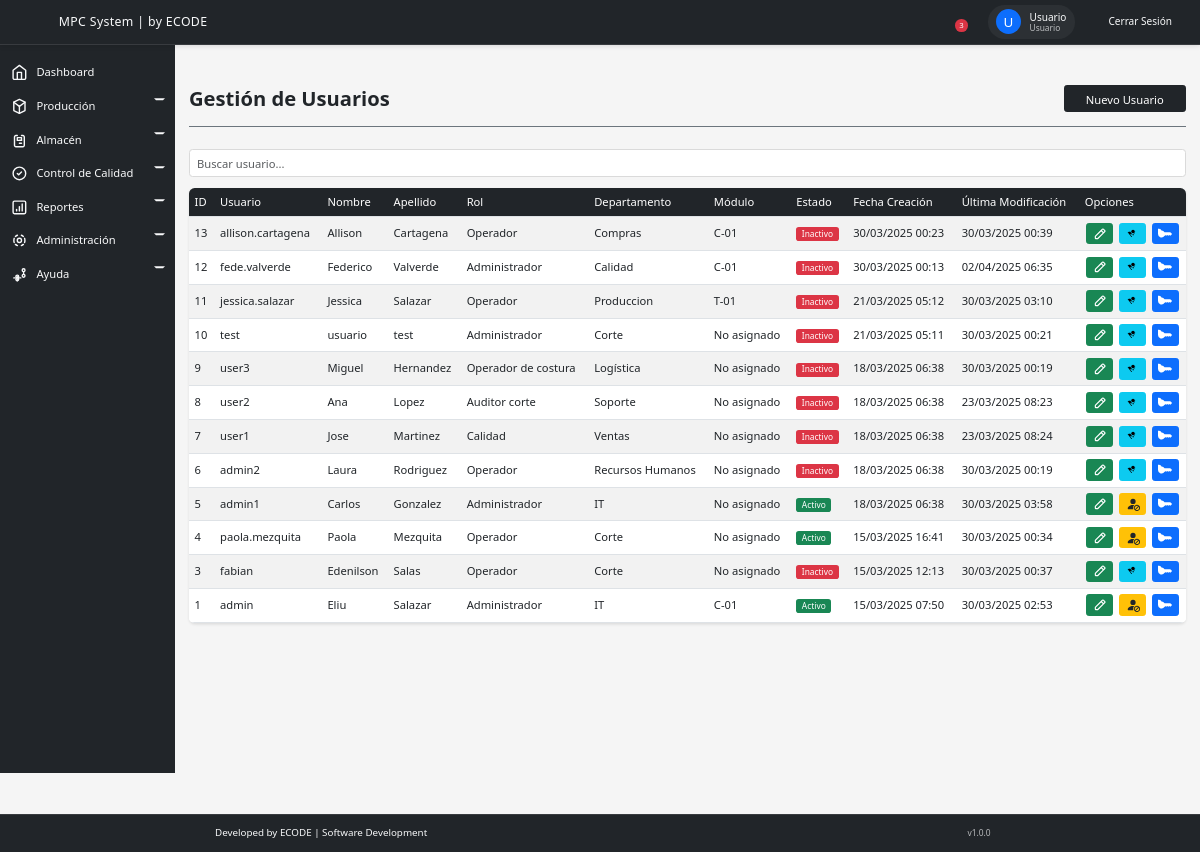
/views/usuarios.php (signed in), run on the app's committed database.
### tables this page shows
CREATE TABLE `usuarios` (
  `id` int(11) NOT NULL,
  `usuario_alias` varchar(25) NOT NULL,
  `usuario_nombre` varchar(25) NOT NULL,
  `usuario_apellido` varchar(25) NOT NULL,
  `usuario_password` varchar(255) NOT NULL,
  `usuario_rol_id` int(11) NOT NULL,
  `usuario_departamento` varchar(25) DEFAULT NULL,
  `estado` enum('Activo','Inactivo') DEFAULT 'Activo',
  `usuario_creacion` timestamp NOT NULL DEFAULT current_timestamp(),
  `usuario_modificacion` timestamp NOT NULL DEFAULT current_timestamp() ON UPDATE current_timestamp(),
  `usuario_modulo_id` int(11) DEFAULT NULL
);

CREATE TABLE `roles` (
  `id` int(11) NOT NULL,
  `rol_nombre` varchar(25) NOT NULL,
  `rol_descripcion` text DEFAULT NULL,
  `estado` enum('Activo','Inactivo') DEFAULT 'Activo'
);

CREATE TABLE `modulos` (
  `id` int(11) NOT NULL,
  `modulo_codigo` varchar(10) NOT NULL COMMENT 'Código del módulo (ej: C-01, T-01)',
  `modulo_tipo` enum('Costura','Corte') NOT NULL COMMENT 'Tipo de módulo',
  `modulo_descripcion` text DEFAULT NULL COMMENT 'Descripción o notas sobre el módulo',
  `modulo_estado` enum('Activo','Inactivo') NOT NULL DEFAULT 'Activo',
  `modulo_creacion` timestamp NOT NULL DEFAULT current_timestamp(),
  `modulo_modificacion` timestamp NOT NULL DEFAULT current_timestamp() ON UPDATE current_timestamp()
);

### models/Usuario.php (called while the page is built, shortened)
<?php
class Usuario {
    private $conn;
    private $table_name = "usuarios";
    public function __construct() {
        require_once __DIR__ . '/../config/Database.php';
        $database = new Database();
        $this->conn = $database->getConnection();
    }
    public function getAll() {
        $query = "SELECT
                    u.id,
                    u.usuario_alias as usuario_alias,
                    u.usuario_nombre,
                    u.usuario_apellido,
                    u.usuario_departamento,
                    u.usuario_rol_id,
                    u.usuario_modulo_id,
                    r.rol_nombre,
                    m.modulo_codigo,
                    u.estado,
                    u.usuario_creacion,
                    u.usuario_modificacion
                FROM " . $this->table_name . " u
                LEFT JOIN roles r ON u.usuario_rol_id = r.id
                LEFT JOIN modulos m ON u.usuario_modulo_id = m.id
                ORDER BY u.id DESC";
        $stmt = $this->conn->prepare($query);
        $stmt->execute();
        return $stmt->fetchAll(PDO::FETCH_ASSOC);
    }
}
?>

### config/database.php (called while the page is built, shortened)
<?php
class Database {
    private $host = "localhost";
    private $database_name = "minlex_elsalvador";
    private $username = "root";
    private $password = "";
    private $port = 3306;
    public function getConnection() {
        $this->conn = null;
        try {
            try {
                $this->conn = new PDO(
                    "mysql:unix_socket=/opt/lampp/var/mysql/mysql.sock;dbname=" . $this->database_name,
                    $this->username,
                    $this->password
                );
            } catch (PDOException $e) {
                $this->conn = new PDO(
                    "mysql:host=" . $this->host . ";port=" . $this->port . ";dbname=" . $this->database_name,
                    $this->username,
                    $this->password
                );
            }
            $this->conn->setAttribute(PDO::ATTR_ERRMODE, PDO::ERRMODE_EXCEPTION);
            $this->conn->setAttribute(PDO::ATTR_DEFAULT_FETCH_MODE, PDO::FETCH_ASSOC);
            $this->conn->exec("SET NAMES utf8");
            return $this->conn;
        } catch (PDOException $exception) {
            error_log("Error de conexión a la base de datos: " . $exception->getMessage());
            throw new Exception("Error de conexión a la base de datos. Por favor verifica que XAMPP esté corriendo.");
        }
    }
}
?>

### controllers/UsuarioController.php (called while the page is built, shortened)
<?php
require_once __DIR__ . '/../models/Usuario.php';
class UsuarioController {
    private $usuario;
    public function __construct() {
        $this->usuario = new Usuario();
    }
    public function getUsuarios() {
        try {
            return $this->usuario->getAll();
        } catch (Exception $e) {
            error_log("Error al obtener usuarios: " . $e->getMessage());
            return null;
        }
    }
}

### views/usuarios.php (the view, shortened to what this page needs)
<?php
require_once '../controllers/UsuarioController.php';
$usuarioController = new UsuarioController();
$usuarios = $usuarioController->getUsuarios();
?>
<!DOCTYPE html>
<html lang="es">
<head>
    <link href="https://cdn.jsdelivr.net/npm/bootstrap@5.3.0/dist/css/bootstrap.min.css" rel="stylesheet">
    <link rel="stylesheet" href="../css/style_main.css">
</head>
<body>
    <?php include '../components/menu_lateral.php'; ?>
    <main>
        <div style="width: 100%;" class="border-bottom border-secondary titulo-vista">
            <h1><strong>Gestión de Usuarios</strong></h1><br>
            <button type="button" class="btn btn-dark" data-bs-toggle="modal" data-bs-target="#newUserModal">
                Nuevo Usuario
            </button>
        </div>
        <div class="filtrar">
            <input type="text" id="searchInput" class="form-control" placeholder="Buscar usuario...">
        </div>
        <div class="table table-responsive">
            <table class="table table-striped table-hover" style="width: 100%;">
                <thead>
                    <tr>
                        <th>ID</th>
                        <th>Usuario</th>
                        <th>Nombre</th>
                        <th>Apellido</th>
                        <th>Rol</th>
                        <th>Departamento</th>
                        <th>Módulo</th>
                        <th>Estado</th>
                        <th>Fecha Creación</th>
                        <th>Última Modificación</th>
                        <th>Opciones</th>
                    </tr>
                </thead>
                <tbody>
                    <?php foreach ($usuarios as $usuario): ?>
                    <tr>
                        <td><?php echo htmlspecialchars($usuario['id']); ?></td>
                        <td><?php echo htmlspecialchars($usuario['usuario_alias']); ?></td>
                        <td><?php echo htmlspecialchars($usuario['usuario_nombre']); ?></td>
                        <td><?php echo htmlspecialchars($usuario['usuario_apellido']); ?></td>
                        <td><?php echo htmlspecialchars($usuario['rol_nombre']); ?></td>
                        <td><?php echo htmlspecialchars($usuario['usuario_departamento']); ?></td>
                        <td><?php echo htmlspecialchars($usuario['modulo_codigo'] ?? 'No asignado'); ?></td>
                        <td>
                            <span class="badge <?php echo $usuario['estado'] === 'Activo' ? 'bg-success' : 'bg-danger'; ?>">
                                <?php echo htmlspecialchars($usuario['estado']); ?>
                            </span>
                        </td>
                        <td><?php echo date('d/m/Y H:i', strtotime($usuario['usuario_creacion'])); ?></td>
                        <td><?php echo date('d/m/Y H:i', strtotime($usuario['usuario_modificacion'])); ?></td>
                        <td>
                            <button type="button" class="btn btn-success edit-user"
                                    data-id="<?php echo $usuario['id']; ?>"
                                    data-alias="<?php echo htmlspecialchars($usuario['usuario_alias']); ?>"
                                    data-nombre="<?php echo htmlspecialchars($usuario['usuario_nombre']); ?>"
                                    data-apellido="<?php echo htmlspecialchars($usuario['usuario_apellido']); ?>"
                                    data-rol="<?php echo htmlspecialchars($usuario['usuario_rol_id']); ?>"
                                    data-estado="<?php echo htmlspecialchars($usuario['estado']); ?>"
                                    data-departamento="<?php echo htmlspecialchars($usuario['usuario_departamento']); ?>"
                                    data-ultima-modificacion="<?php echo date('d/m/Y H:i', strtotime($usuario['usuario_modificacion'])); ?>"
                                    data-bs-toggle="modal" data-bs-target="#editUserModal">
                            </button>
                            <button type="button" class="btn <?php echo $usuario['estado'] === 'Activo' ? 'btn-warning' : 'btn-info'; ?> toggle-status"
                                    data-id="<?php echo $usuario['id']; ?>"
                                    data-nombre="<?php echo htmlspecialchars($usuario['usuario_nombre'] . ' ' . $usuario['usuario_apellido']); ?>"
                                    data-estado="<?php echo htmlspecialchars($usuario['estado']); ?>"
                                    data-departamento="<?php echo htmlspecialchars($usuario['usuario_departamento']); ?>">
                            </button>
                            <button type="button" class="btn btn-primary change-password"
                                    data-id="<?php echo $usuario['id']; ?>"
                                    data-nombre="<?php echo htmlspecialchars($usuario['usuario_nombre'] . ' ' . $usuario['usuario_apellido']); ?>"
                                    data-bs-toggle="modal" data-bs-target="#changePasswordModal">
                            </button>
                        </td>
                    </tr>
                    <?php endforeach; ?>
                </tbody>
            </table>
        </div>
    </main>
</body>
<?php include '../components/footer.php'; ?>
</html>

### css/style_main.css (style rules this page uses)
:root { --sidebar-width: 250px; --header-height: 60px; --primary-color: #212529; --secondary-color: #6c757d; --success-color: #198754; --warning-color: #ffc107; --danger-color: #dc3545; --light-color: #f8f9fa; --dark-color: #212529; }
body { min-height: 100vh; zoom: 0.7; margin: 0; margin-top: 57.59px; background-color: #f5f5f5; font-family: 'Segoe UI', Tahoma, Geneva, Verdana, sans-serif; }
main { margin-left: var(--sidebar-width); padding: 20px; min-height: calc(100vh - var(--header-height)); margin-bottom: 60px; }
.titulo-vista { display: flex; justify-content: space-between; align-items: center; margin-bottom: 2rem; padding-bottom: 1rem; border-bottom: 2px solid var(--secondary-color); }
.titulo-vista h1 { margin: 0; font-size: 1.8rem; color: var(--primary-color); }
.table-responsive { margin-top: 1rem; background-color: white; border-radius: 8px; box-shadow: 0 2px 4px rgba(0, 0, 0, 0.1); margin-bottom: 1rem; -webkit-overflow-scrolling: touch; }
.table { margin-bottom: 0; }
.table thead th { background-color: var(--primary-color); color: white; border: none; padding: 0.5rem; font-weight: 500; vertical-align: middle; }
.table tbody td { padding: 0.5rem; vertical-align: middle; }
.table-striped tbody tr:nth-of-type(odd) { background-color: rgba(0, 0, 0, 0.02); }
.table .btn { padding: 4px; margin: 0 2px; line-height: 1; }
.table .btn svg { width: 20px; height: 20px; }
.table th:last-child, .table td:last-child { width: 100px; white-space: nowrap; }
.table td, .table th { padding: 0.5rem; vertical-align: middle; }
.table .badge { font-size: 0.75rem; padding: 0.25rem 0.5rem; }
.table .btn { padding: 4px 8px; margin: 0 2px; }
.badge { padding: 8px 12px; font-weight: 500; border-radius: 4px; }
.form-control, .form-select { border-radius: 4px; border: 1px solid #ced4da; padding: 8px 12px; }
.btn { font-weight: 500; padding: 8px 16px; border-radius: 4px; transition: all 0.2s; }
.btn-dark { background-color: var(--primary-color); border-color: var(--primary-color); }
.btn-warning { color: var(--dark-color); }
.filtrar { width: 100%; display: flex; gap: 5px; flex-wrap: nowrap; }
.filtrar input { height: 40px; flex-basis: 1; border: 1px solid #dadada; border-radius: 5px; padding: 0 10px; }

### css/style_menu.css (style rules this page uses)
:root { --menu-width: 250px; --menu-width-collapsed: 64px; --menu-transition: 0.3s ease-in-out; --menu-bg: #212529; --menu-hover: rgba(255, 255, 255, 0.1); --menu-text: #f8f9fa; }
main { margin-left: var(--menu-width); padding: 64px 20px 20px; transition: margin-left var(--menu-transition); }
.titulo-vista { display: flex; flex-direction: row; padding-bottom: 20px; }
.titulo-vista h1 { flex: 1; }
.titulo-vista button { height: 38px; width: 175px; }

### data on the page
usuarios: id "13", usuario_alias "allison.cartagena", usuario_nombre "Allison", usuario_apellido "Cartagena", usuario_rol.rol_nombre "Operador", usuario_departamento "Compras", usuario_modulo.modulo_codigo "C-01", estado "Inactivo", usuario_creacion "30/03/2025 00:23", usuario_modificacion "30/03/2025 00:39"
usuarios: id "12", usuario_alias "fede.valverde", usuario_nombre "Federico", usuario_apellido "Valverde", usuario_rol.rol_nombre "Administrador", usuario_departamento "Calidad", usuario_modulo.modulo_codigo "C-01", estado "Inactivo", usuario_creacion "30/03/2025 00:13", usuario_modificacion "02/04/2025 06:35"
usuarios: id "11", usuario_alias "jessica.salazar", usuario_nombre "Jessica", usuario_apellido "Salazar", usuario_rol.rol_nombre "Operador", usuario_departamento "Produccion", usuario_modulo.modulo_codigo "T-01", estado "Inactivo", usuario_creacion "21/03/2025 05:12", usuario_modificacion "30/03/2025 03:10"
usuarios: id "10", usuario_alias "test", usuario_nombre "usuario", usuario_apellido "test", usuario_rol.rol_nombre "Administrador", usuario_departamento "Corte", modulo_codigo "No asignado", estado "Inactivo", usuario_creacion "21/03/2025 05:11", usuario_modificacion "30/03/2025 00:21"
usuarios: id "9", usuario_alias "user3", usuario_nombre "Miguel", usuario_apellido "Hernandez", usuario_rol.rol_nombre "Operador de costura", usuario_departamento "Logística", modulo_codigo "No asignado", estado "Inactivo", usuario_creacion "18/03/2025 06:38", usuario_modificacion "30/03/2025 00:19"
usuarios: id "8", usuario_alias "user2", usuario_nombre "Ana", usuario_apellido "Lopez", usuario_rol.rol_nombre "Auditor corte", usuario_departamento "Soporte", modulo_codigo "No asignado", estado "Inactivo", usuario_creacion "18/03/2025 06:38", usuario_modificacion "23/03/2025 08:23"
usuarios: id "7", usuario_alias "user1", usuario_nombre "Jose", usuario_apellido "Martinez", usuario_rol.rol_nombre "Calidad", usuario_departamento "Ventas", modulo_codigo "No asignado", estado "Inactivo", usuario_creacion "18/03/2025 06:38", usuario_modificacion "23/03/2025 08:24"
usuarios: id "6", usuario_alias "admin2", usuario_nombre "Laura", usuario_apellido "Rodriguez", usuario_rol.rol_nombre "Operador", usuario_departamento "Recursos Humanos", modulo_codigo "No asignado", estado "Inactivo", usuario_creacion "18/03/2025 06:38", usuario_modificacion "30/03/2025 00:19"
usuarios: id "5", usuario_alias "admin1", usuario_nombre "Carlos", usuario_apellido "Gonzalez", usuario_rol.rol_nombre "Administrador", usuario_departamento "IT", modulo_codigo "No asignado", estado "Activo", usuario_creacion "18/03/2025 06:38", usuario_modificacion "30/03/2025 03:58"
usuarios: id "4", usuario_alias "paola.mezquita", usuario_nombre "Paola", usuario_apellido "Mezquita", usuario_rol.rol_nombre "Operador", usuario_departamento "Corte", modulo_codigo "No asignado", estado "Activo", usuario_creacion "15/03/2025 16:41", usuario_modificacion "30/03/2025 00:34"
usuarios: id "3", usuario_alias "fabian", usuario_nombre "Edenilson", usuario_apellido "Salas", usuario_rol.rol_nombre "Operador", usuario_departamento "Corte", modulo_codigo "No asignado", estado "Inactivo", usuario_creacion "15/03/2025 12:13", usuario_modificacion "30/03/2025 00:37"
usuarios: id "1", usuario_alias "admin", usuario_nombre "Eliu", usuario_apellido "Salazar", usuario_rol.rol_nombre "Administrador", usuario_departamento "IT", usuario_modulo.modulo_codigo "C-01", estado "Activo", usuario_creacion "15/03/2025 07:50", usuario_modificacion "30/03/2025 02:53"

### other printed values
$inicial "U"
$nombreCompleto "Usuario"
$rol "Usuario"
